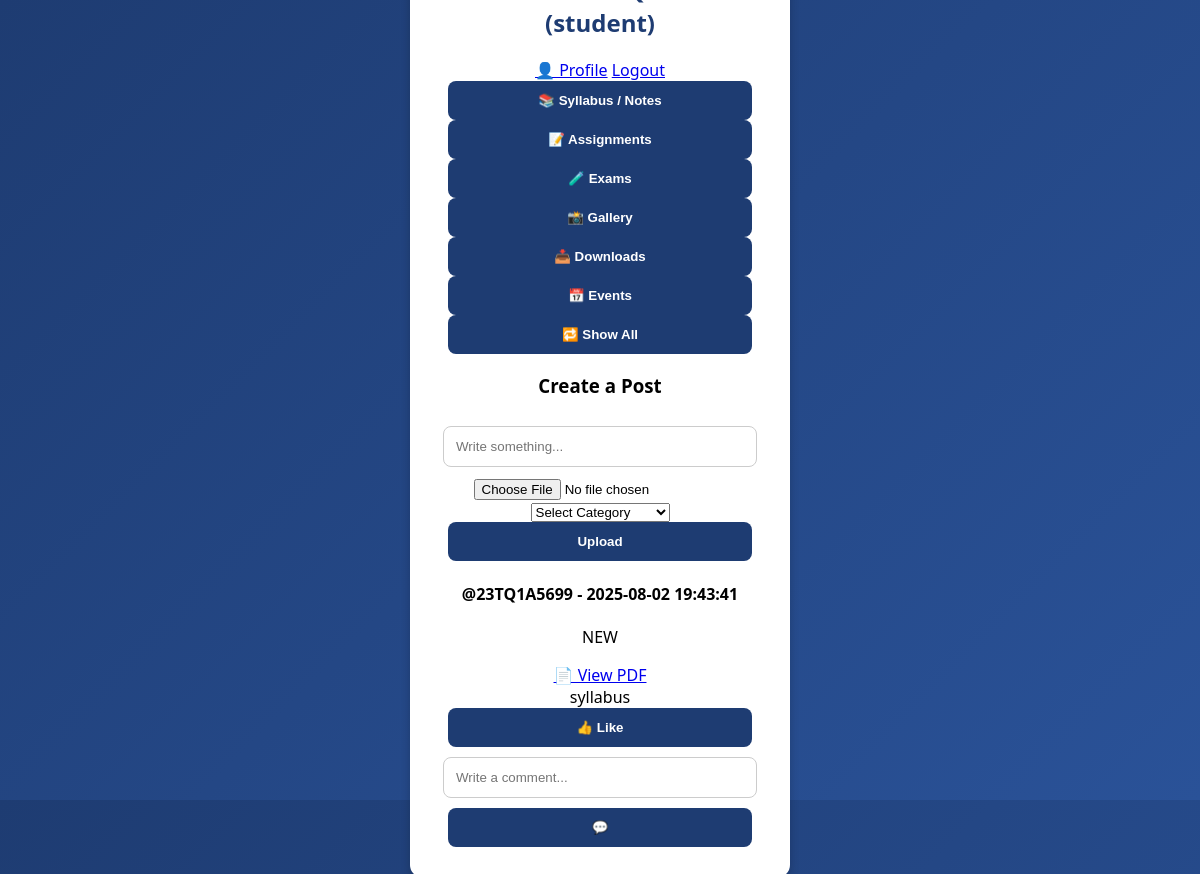
The app's page /dashboard?category=syllabus (signed in) with its own data.
### tables this page shows
CREATE TABLE posts (
            id INTEGER PRIMARY KEY AUTOINCREMENT,
            username TEXT,
            content TEXT,
            filepath TEXT,
            filetype TEXT,
            category TEXT,
            timestamp TEXT,
            uploaded_at TEXT,
            approved INTEGER DEFAULT 0
        );

### app.py (the view)
@app.route('/dashboard')
def dashboard():
    if 'username' not in session:
        return redirect(url_for('login'))
    conn = get_db()
    username = session['username']
    role = session['role']
    category_filter = request.args.get('category', '')
    query = request.args.get('q', '')
    if query:
        posts = conn.execute('''
            SELECT * FROM posts
            WHERE approved=1 AND
            (username LIKE ? OR content LIKE ? OR category LIKE ?)
            ORDER BY id DESC
        ''', (f"%{query}%", f"%{query}%", f"%{query}%")).fetchall()
    elif category_filter:
        posts = conn.execute("SELECT * FROM posts WHERE approved=1 AND category=? ORDER BY id DESC",
                             (category_filter,)).fetchall()
    else:
        posts = conn.execute("SELECT * FROM posts WHERE approved=1 ORDER BY id DESC").fetchall()
    conn.close()
    return render_template('dashboard.html', username=username, role=role,
                           posts=posts, query=query, selected_category=category_filter,
                           current_year=datetime.now().year)

### app.py (called while the page is built)
def get_db():
    conn = sqlite3.connect('database.db', timeout=10)
    conn.row_factory = sqlite3.Row
    return conn

### templates/dashboard.html (shortened to what this page needs)
<!DOCTYPE html>
<html lang="en">
<head>
    <link rel="stylesheet" href="{{ url_for('static', filename='styles.css') }}">
</head>
<body>
    <div class="container">
        <div class="header-actions">
            <h2>Welcome {{ username }} ({{ role }})</h2>
            <div>
                <a class="profile" href="{{ url_for('profile') }}">👤 Profile</a>
                <a class="logout" href="{{ url_for('logout') }}">Logout</a>
            </div>
        </div>
        <div class="category-buttons">
            <a href="{{ url_for('dashboard', category='syllabus') }}">
                <button class="{% if selected_category == 'syllabus' %}active{% endif %}">📚 Syllabus / Notes</button>
            </a>
            <a href="{{ url_for('dashboard', category='assignments') }}">
                <button class="{% if selected_category == 'assignments' %}active{% endif %}">📝 Assignments</button>
            </a>
            <a href="{{ url_for('dashboard', category='exams') }}">
                <button class="{% if selected_category == 'exams' %}active{% endif %}">🧪 Exams</button>
            </a>
            <a href="{{ url_for('dashboard', category='gallery') }}">
                <button class="{% if selected_category == 'gallery' %}active{% endif %}">📸 Gallery</button>
            </a>
            <a href="{{ url_for('dashboard', category='downloads') }}">
                <button class="{% if selected_category == 'downloads' %}active{% endif %}">📥 Downloads</button>
            </a>
            <a href="{{ url_for('dashboard', category='events') }}">
                <button class="{% if selected_category == 'events' %}active{% endif %}">📅 Events</button>
            </a>
            <a href="{{ url_for('dashboard') }}">
                <button class="{% if not selected_category %}active{% endif %}">🔁 Show All</button>
            </a>
        </div>
        <div class="form-box">
            <h3>Create a Post</h3>
            <form method="POST" enctype="multipart/form-data">
                <input type="text" name="content" placeholder="Write something..." required>
                <input type="file" name="file">
                <select name="category" required>
                    <option value="">Select Category</option>
                </select>
                <button type="submit">Upload</button>
            </form>
        </div>
        {% if selected_category %}
            {% for post in posts %}
                <div class="post">
                    <h4>@{{ post[1] }} - {{ post[6]|capitalize }}</h4>
                    <p>{{ post[2] }}</p>
                    {% if post[4] in ['jpg', 'jpeg', 'png', 'gif'] %}
                        <img src="{{ '/' + post[3] }}" alt="Image Post">
                    {% elif post[4] == 'mp4' %}
                        <video controls>
                            <source src="{{ '/' + post[3] }}" type="video/mp4">
                        </video>
                    {% elif post[4] == 'pdf' %}
                        <a class="pdf-link" href="{{ '/' + post[3] }}" target="_blank">📄 View PDF</a>
                    {% endif %}
                    <div class="timestamp">{{ post[5] }}</div>
                    <div class="like-comment">
                        <form action="{{ url_for('like_post', post_id=post[0]) }}" method="get">
                            <button type="submit">👍 Like</button>
                        </form>
                        <form action="{{ url_for('comment_post', post_id=post[0]) }}" method="post">
                            <input type="text" name="comment" placeholder="Write a comment...">
                            <button type="submit">💬</button>
                        </form>
                    </div>
                </div>
            {% endfor %}
        {% else %}
            <p style="text-align:center; color: #888;">📂 Please select a category to view posts.</p>
        {% endif %}
    </div>
</body>
</html>

### static/styles.css (style rules this page uses)
body { font-family: 'Segoe UI', sans-serif; background: linear-gradient(135deg, #1e3c72, #2a5298); height: 100vh; margin: 0; display: flex; justify-content: center; align-items: center; }
.container { background: #fff; padding: 30px; border-radius: 12px; width: 320px; box-shadow: 0 4px 10px rgba(0, 0, 0, 0.2); text-align: center; }
.container h2 { margin-bottom: 20px; color: #1e3c72; }
input[type="text"], input[type="password"] { width: 90%; padding: 12px; margin: 10px 0; border: 1px solid #ccc; border-radius: 8px; }
button { width: 95%; padding: 12px; background-color: #1e3c72; color: white; border: none; border-radius: 8px; font-weight: bold; cursor: pointer; transition: background 0.3s ease; }

### records on screen
posts: username "23TQ1A5699", timestamp "2025-08-02 19:43:41", content "NEW", category "syllabus"

### other values on screen
{{ role }} "student"
